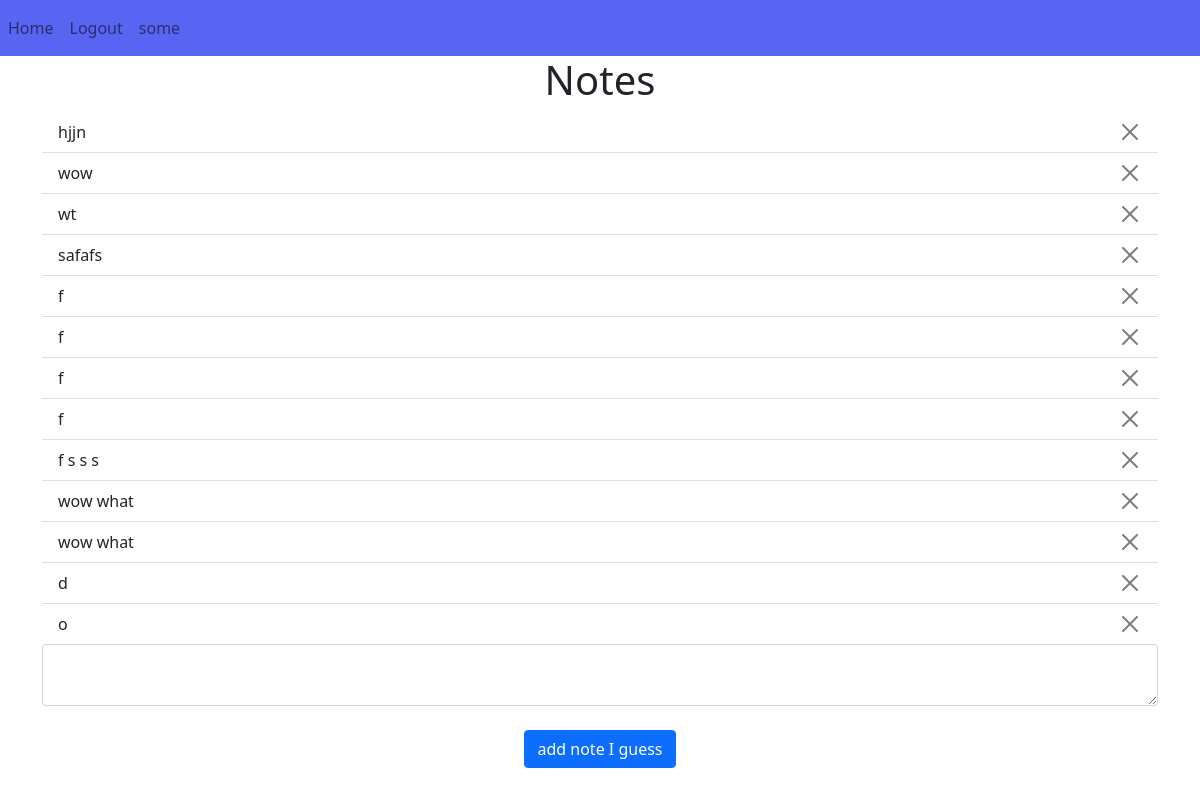
Screenshot of / (signed in) with the database file from the repository.
### Website/models.py (models this page shows)
class Note(db.Model):
    id = db.Column(db.Integer, primary_key=True)
    data = db.Column(db.String(10000))
    date = db.Column(db.DateTime(timezone=True), default=func.now())
    user_id = db.Column(db.Integer, db.ForeignKey('user.id'))

### Website/views.py (the view, shortened to what this page needs)
@views.route('/', methods=['GET', 'POST'])
@login_required
def home():
    return render_template("home.html", user=current_user)

### Website/__init__.py (called while the page is built)
def create_app():
    app = Flask(__name__)
    app.config['SECRET_KEY'] = 'iasifjj23iiUIQJEFIhij32o9d'
    app.config['SQLALCHEMY_DATABASE_URI'] = f'sqlite:///{DB_NAME}'
    db.init_app(app)
    from .views import views
    from .auth import auth
    app.register_blueprint(views, url_prefix='/')
    app.register_blueprint(auth, url_prefix='/')
    from .models import User, Note #more classes if needed
    create_database(app)
    login_manager = LoginManager()
    login_manager.login_view= 'auth.login'
    login_manager.init_app(app)
    @login_manager.user_loader
    def load_user(id):
        return User.query.get(int(id))
    return app

### Website/templates/home.html (shortened to what this page needs)
{% extends 'base.html' %}
{% block content %}
<h1 align="center">Notes</h1>
<ul class="list-group list-group-flush" id="notes">
    {% for note in user.notes %}
    <li class="list-group-item d-flex justify-content-between">
        {{note.data}}
        <button type="button" class="btn-close" onClick="deleteNote({{ note.id }})" aria-label="Close"></button>
      </li>
    {% endfor %}
</ul>
<form method="POST">
    <textarea name="note" id="note" class="form-control"></textarea>
    <br>
    <div align="center">
        <button type="submit" class="btn btn-primary"> add note I guess</button>
    </div>
</form>
{% endblock %}

### rows the page displays
Note: data "hjjn"
Note: data "wow"
Note: data "wt"
Note: data "safafs"
Note: data "f"
Note: data "f"
Note: data "f"
Note: data "f"
Note: data "f s s s"
Note: data "wow what"
Note: data "wow what"
Note: data "d"
Note: data "o"
